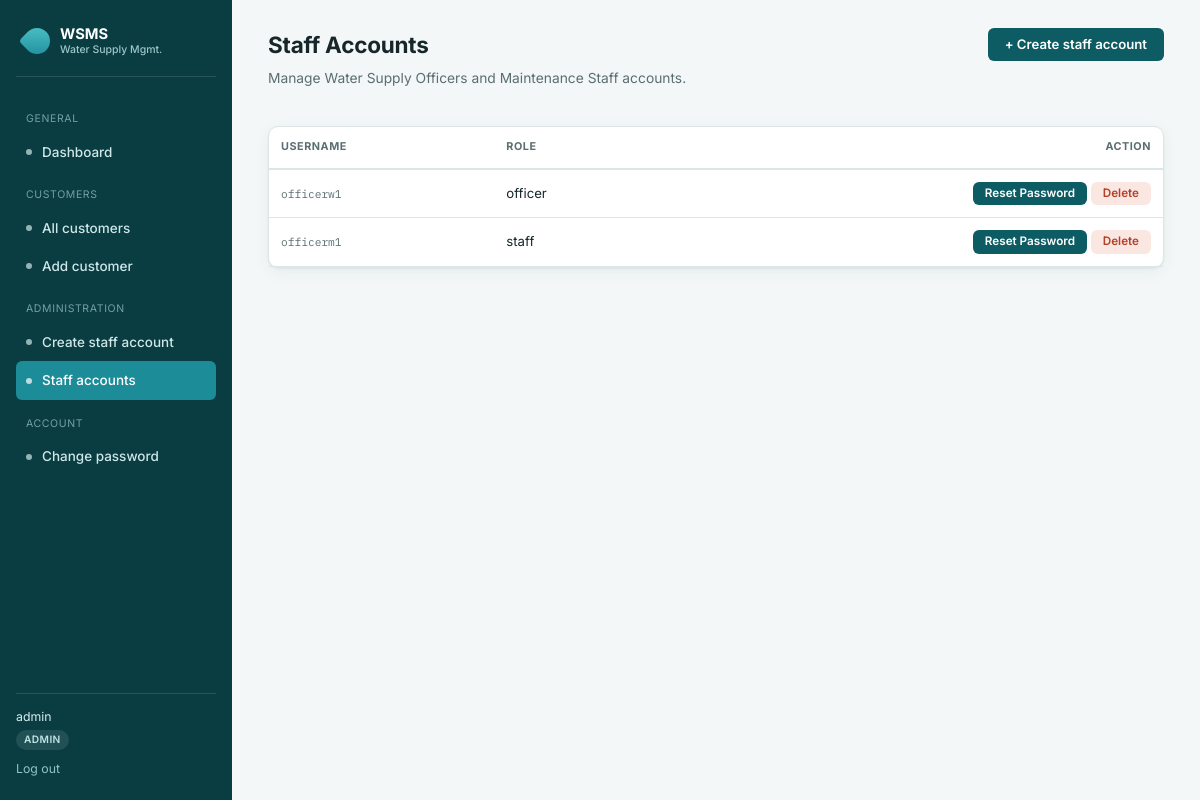
The app's page /users (signed in) with its own data.
### models/user_model.py (models this page shows, shortened)
class User(UserMixin, db.Model):
    __tablename__ = "users"
    user_id = db.Column(db.Integer, primary_key=True)
    username = db.Column(db.String(50), unique=True, nullable=False, index=True)
    password_hash = db.Column(db.String(255), nullable=False)
    role = db.Column(db.String(20), nullable=False)
    linked_customer_id = db.Column(
        db.Integer, db.ForeignKey("customers.customer_id"), nullable=True
    )
    is_active_account = db.Column(db.Boolean, default=True, nullable=False)
    must_change_password = db.Column(db.Boolean, default=False, nullable=False)
    created_at = db.Column(db.DateTime, default=lambda: datetime.now(UTC))
    customer = db.relationship("Customer", back_populates="user_account", uselist=False)
    @property
    def is_active(self):
        return self.is_active_account
    def has_role(self, *roles) -> bool:
        return self.role in roles

### routes/auth_routes.py (the view)
@auth_bp.route(
    "/users",
    methods=["GET"]
)
@login_required
@roles_required(Role.ADMIN)
def list_staff_users():
    staff_users = User.query.filter(
        User.role.in_([
            Role.OFFICER,
            Role.STAFF
        ])
    ).all()
    return render_template(
        "users/list.html",
        staff_users=staff_users
    )

### app.py (called while the page is built)
def create_app():
    app = Flask(__name__)
    env = os.environ.get("FLASK_ENV", "development")
    app.config.from_object(ProductionConfig if env == "production" else DevelopmentConfig)
    db.init_app(app)
    login_manager.init_app(app)
    csrf.init_app(app)
    @login_manager.user_loader
    def load_user(user_id):
        return db.session.get(User, int(user_id))
    from routes.auth_routes import auth_bp
    from routes.customer_routes import customer_bp
    app.register_blueprint(auth_bp)
    app.register_blueprint(customer_bp)
    with app.app_context():
        db.create_all()
    return app

### services/rbac_service.py (called while the page is built)
def roles_required(*allowed_roles):
    def decorator(view_func):
        @wraps(view_func)
        def wrapped(*args, **kwargs):
            if not current_user.is_authenticated:
                return redirect(url_for("auth.login"))
            if not current_user.has_role(*allowed_roles):
                flash("You don't have permission to access that page.", "danger")
                abort(403)
            return view_func(*args, **kwargs)
        return wrapped
    return decorator

### templates/users/list.html (shortened to what this page needs)
{% extends "base.html" %}
{% block content %}
<div class="topbar">
    <div>
        <h1>Staff Accounts</h1>
        <p class="subtitle">
            Manage Water Supply Officers and Maintenance Staff accounts.
        </p>
    </div>
    <a
        class="btn btn-primary"
        href="{{ url_for('auth.create_staff_user') }}"
    >
        + Create staff account
    </a>
</div>
<div class="card" style="padding:0;">
    {% if staff_users %}
    <table style="width:100%; border-collapse:collapse;">
        <thead>
            <tr>
                <th style="text-align:left; padding:12px;">
                    Username
                </th>
                <th style="text-align:left; padding:12px;">
                    Role
                </th>
                <th style="text-align:right; padding:12px;">
                    Action
                </th>
            </tr>
        </thead>
        <tbody>
        {% for user in staff_users %}
            <tr>
                <td style="padding:12px;">
                    <span class="mono">
                        {{ user.username }}
                    </span>
                </td>
                <td style="padding:12px;">
                    <span class="role-badge">
                        {{ user.role }}
                    </span>
                </td>
                <td
                    style="
                        padding:12px;
                        text-align:right;
                        white-space:nowrap;
                    "
                >
                    <form
                        method="POST"
                        action="{{ url_for(
                            'auth.reset_staff_password',
                            user_id=user.user_id
                        ) }}"
                        style="display:inline;"
                        onsubmit="
                            return confirm(
                                'Reset this staff member password?'
                            );
                        "
                    >
                        <button
                            type="submit"
                            class="btn btn-primary btn-sm"
                        >
                            Reset Password
                        </button>
                    </form>
                    <form
                        method="POST"
                        action="{{ url_for(
                            'auth.delete_staff_user',
                            user_id=user.user_id
                        ) }}"
                        style="display:inline;"
                        onsubmit="
                            return confirm(
                                'Are you sure you want to permanently delete this staff account?'
                            );
                        "
                    >
                        <button
                            type="submit"
                            class="btn btn-danger btn-sm"
                        >
                            Delete
                        </button>
                    </form>
                </td>
            </tr>
        {% endfor %}
        </tbody>
    </table>
    {% endif %}
</div>
{% endblock %}

### templates/base.html (shortened to what this page needs)
<!DOCTYPE html>
<html lang="en">
<head>
  <link rel="stylesheet" href="{{ url_for('static', filename='css/style.css') }}">
</head>
<body>
  <div class="app-shell">
    <aside class="sidebar">
      <div class="brand">
        <span class="drop"></span>
        <span class="name">
          WSMS
          <small>Water Supply Mgmt.</small>
        </span>
      </div>
      <nav>
        <div class="nav-section">General</div>
        <a class="nav-link {{ 'active' if request.endpoint == 'auth.dashboard' }}"
           href="{{ url_for('auth.dashboard') }}">
          <span class="dot"></span> Dashboard
        </a>
        {% if current_user.has_role('admin', 'officer') %}
        <div class="nav-section">Customers</div>
        <a class="nav-link {{ 'active' if request.endpoint == 'customer.list_customers' }}"
           href="{{ url_for('customer.list_customers') }}">
          <span class="dot"></span> All customers
        </a>
        {% endif %}
        {% if current_user.has_role('admin') %}
        <a class="nav-link {{ 'active' if request.endpoint == 'customer.add_customer' }}"
           href="{{ url_for('customer.add_customer') }}">
          <span class="dot"></span> Add customer
        </a>
        <div class="nav-section">Administration</div>
        <a class="nav-link {{ 'active' if request.endpoint == 'auth.create_staff_user' }}"
           href="{{ url_for('auth.create_staff_user') }}">
          <span class="dot"></span> Create staff account
        </a>
        <a class="nav-link {{ 'active' if request.endpoint == 'auth.list_staff_users' }}"
           href="{{ url_for('auth.list_staff_users') }}">
          <span class="dot"></span> Staff accounts
        </a>
        {% endif %}
        <div class="nav-section">Account</div>
        <a class="nav-link {{ 'active' if request.endpoint == 'auth.change_password' }}"
           href="{{ url_for('auth.change_password') }}">
          <span class="dot"></span> Change password
        </a>
      </nav>
      <div class="user-card">
        <div>{{ current_user.username }}</div>
        <span class="role-badge">
          {{ current_user.role }}
        </span>
        <a class="logout-link"
           href="{{ url_for('auth.logout') }}">
          Log out
        </a>
      </div>
    </aside>
    <main class="main">
      {% block content %}{% endblock %}
    </main>
  </div>
</body>
</html>

### static/css/style.css (style rules this page uses)
:root { --color-bg: #F3F7F7; --color-surface: #FFFFFF; --color-primary: #0E5C63; --color-primary-d: #093D42; --color-accent: #1C8C99; --color-accent-lt: #E4F2F3; --color-text: #16262A; --color-text-soft: #5B6E71; --color-border: #DCE6E6; --color-success: #2F7D5C; --color-success-bg:#E6F4EC; --color-warning: #B8781F; --color-warning-bg:#FBF0DF; --color-danger: #B3402B; --color-danger-bg: #FBE7E2; --color-info: #2A6F97; --color-info-bg: #E3F0F8; --font-ui: 'Inter', system-ui, -apple-system, sans-serif; --font-data: 'IBM Plex Mono', 'Courier New', monospace; --radius-sm: 6px; --radius-md: 10px; --shadow-card: 0 1px 2px rgba(9, 61, 66, 0.06), 0 4px 16px rgba(9, 61, 66, 0.06); --sidebar-w: 232px; }
* { box-sizing: border-box; }
html, body { margin: 0; padding: 0; background: var(--color-bg); color: var(--color-text); font-family: var(--font-ui); font-size: 15px; line-height: 1.5; }
a { color: var(--color-accent); text-decoration: none; }
h1, h2, h3 { font-weight: 700; margin: 0 0 6px; letter-spacing: -0.01em; }
h1 { font-size: 1.5rem; }
p.subtitle { color: var(--color-text-soft); margin: 0 0 20px; font-size: 0.92rem; }
.app-shell { display: flex; min-height: 100vh; }
.sidebar { width: var(--sidebar-w); background: var(--color-primary-d); color: #DCEEEF; flex-shrink: 0; display: flex; flex-direction: column; padding: 22px 16px; }
.sidebar .brand { display: flex; align-items: center; gap: 10px; padding: 4px 8px 20px; border-bottom: 1px solid rgba(255,255,255,0.12); margin-bottom: 18px; }
.brand .drop { width: 26px; height: 26px; border-radius: 50% 50% 50% 4px; background: linear-gradient(135deg, #4FC3C9, var(--color-accent)); transform: rotate(45deg); flex-shrink: 0; }
.brand .name { font-weight: 700; font-size: 0.98rem; color: #fff; line-height: 1.2; }
.brand .name small { display: block; font-weight: 500; font-size: 0.7rem; color: #9FC7CA; }
.nav-section { font-size: 0.7rem; text-transform: uppercase; letter-spacing: 0.06em; color: #74A0A3; margin: 16px 10px 6px; }
.nav-link { display: flex; align-items: center; gap: 10px; padding: 9px 10px; border-radius: var(--radius-sm); color: #CFE7E8; font-size: 0.9rem; font-weight: 500; }
.nav-link.active { background: var(--color-accent); color: #fff; }
.nav-link .dot { width: 6px; height: 6px; border-radius: 50%; background: currentColor; opacity: 0.7; }
.sidebar .user-card { margin-top: auto; padding-top: 14px; border-top: 1px solid rgba(255,255,255,0.12); font-size: 0.82rem; }
.sidebar .user-card .role-badge { display: inline-block; margin-top: 4px; font-size: 0.68rem; font-weight: 600; text-transform: uppercase; letter-spacing: 0.04em; background: rgba(255,255,255,0.1); color: #BEE3E5; padding: 2px 8px; border-radius: 999px; }
.sidebar .logout-link { display: block; margin-top: 10px; font-size: 0.82rem; color: #8FC4C7; }
.main { flex: 1; padding: 28px 36px; max-width: 1100px; }
.topbar { display: flex; justify-content: space-between; align-items: flex-start; margin-bottom: 18px; }
.card { background: var(--color-surface); border: 1px solid var(--color-border); border-radius: var(--radius-md); box-shadow: var(--shadow-card); padding: 22px 24px; margin-bottom: 20px; }
.btn { display: inline-flex; align-items: center; gap: 6px; font-family: var(--font-ui); font-weight: 600; font-size: 0.88rem; padding: 9px 16px; border-radius: var(--radius-sm); border: 1px solid transparent; cursor: pointer; line-height: 1; }
.btn-primary { background: var(--color-primary); color: #fff; }
.btn-danger { background: var(--color-danger-bg); color: var(--color-danger); }
.btn-sm { padding: 5px 11px; font-size: 0.78rem; }
table { width: 100%; border-collapse: collapse; font-size: 0.88rem; }
thead th { text-align: left; font-size: 0.72rem; text-transform: uppercase; letter-spacing: 0.05em; color: var(--color-text-soft); padding: 10px 12px; border-bottom: 2px solid var(--color-border); }
tbody td { padding: 12px; border-bottom: 1px solid var(--color-border); vertical-align: middle; }
.mono { font-family: var(--font-data); font-size: 0.85em; color: var(--color-text-soft); }

### records on screen
User: username "admin", role "ADMIN"
User: username "officerw1", role "officer"
User: username "officerm1", role "staff"
